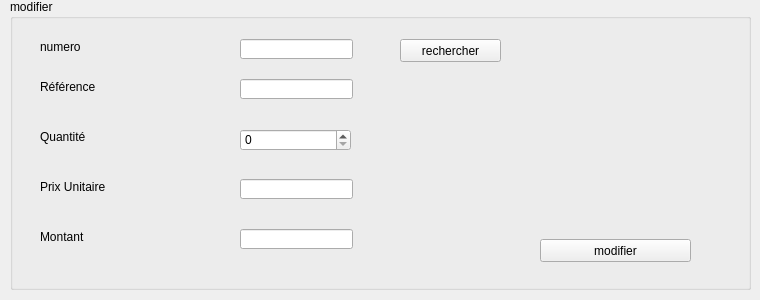
        <widget class="QWidget" name="tab_9">
         <attribute name="title">
          <string>Modifier</string>
         </attribute>
         <widget class="QGroupBox" name="groupBox_5">
          <property name="geometry">
           <rect>
            <x>10</x>
            <y>-1</y>
            <width>741</width>
            <height>291</height>
           </rect>
          </property>
          <property name="title">
           <string>modifier</string>
          </property>
          <widget class="QLineEdit" name="numeromodif">
           <property name="geometry">
            <rect>
             <x>230</x>
             <y>40</y>
             <width>113</width>
             <height>20</height>
            </rect>
           </property>
          </widget>
          <widget class="QLineEdit" name="PrixUnitmodif">
           <property name="geometry">
            <rect>
             <x>230</x>
             <y>180</y>
             <width>113</width>
             <height>20</height>
            </rect>
           </property>
          </widget>
          <widget class="QLineEdit" name="montantmodif">
           <property name="geometry">
            <rect>
             <x>230</x>
             <y>230</y>
             <width>113</width>
             <height>20</height>
            </rect>
           </property>
          </widget>
          <widget class="QSpinBox" name="quantitemodif">
           <property name="geometry">
            <rect>
             <x>230</x>
             <y>130</y>
             <width>111</width>
             <height>22</height>
            </rect>
           </property>
          </widget>
          <widget class="QLabel" name="label_20">
           <property name="geometry">
            <rect>
             <x>30</x>
             <y>40</y>
             <width>81</width>
             <height>16</height>
            </rect>
           </property>
           <property name="text">
            <string>numero</string>
           </property>
          </widget>
          <widget class="QLabel" name="label_21">
           <property name="geometry">
            <rect>
             <x>30</x>
             <y>80</y>
             <width>71</width>
             <height>16</height>
            </rect>
           </property>
           <property name="text">
            <string>Référence</string>
           </property>
          </widget>
          <widget class="QLabel" name="label_22">
           <property name="geometry">
            <rect>
             <x>30</x>
             <y>130</y>
             <width>71</width>
             <height>16</height>
            </rect>
           </property>
           <property name="text">
            <string>Quantité</string>
           </property>
          </widget>
          <widget class="QLabel" name="label_23">
           <property name="geometry">
            <rect>
             <x>30</x>
             <y>180</y>
             <width>91</width>
             <height>16</height>
            </rect>
           </property>
           <property name="text">
            <string>Prix Unitaire</string>
           </property>
          </widget>
          <widget class="QLabel" name="label_24">
           <property name="geometry">
            <rect>
             <x>30</x>
             <y>230</y>
             <width>81</width>
             <height>16</height>
            </rect>
           </property>
           <property name="text">
            <string>Montant</string>
           </property>
          </widget>
          <widget class="QPushButton" name="pushButton_6">
           <property name="geometry">
            <rect>
             <x>530</x>
             <y>240</y>
             <width>151</width>
             <height>23</height>
            </rect>
           </property>
           <property name="text">
            <string>modifier</string>
           </property>
          </widget>
          <widget class="QLineEdit" name="refmodif">
           <property name="geometry">
            <rect>
             <x>230</x>
             <y>80</y>
             <width>113</width>
             <height>20</height>
            </rect>
           </property>
          </widget>
          <widget class="QPushButton" name="pushButton_12">
           <property name="geometry">
            <rect>
             <x>390</x>
             <y>40</y>
             <width>101</width>
             <height>23</height>
            </rect>
           </property>
           <property name="text">
            <string>rechercher</string>
           </property>
          </widget>
         </widget>
        </widget>
